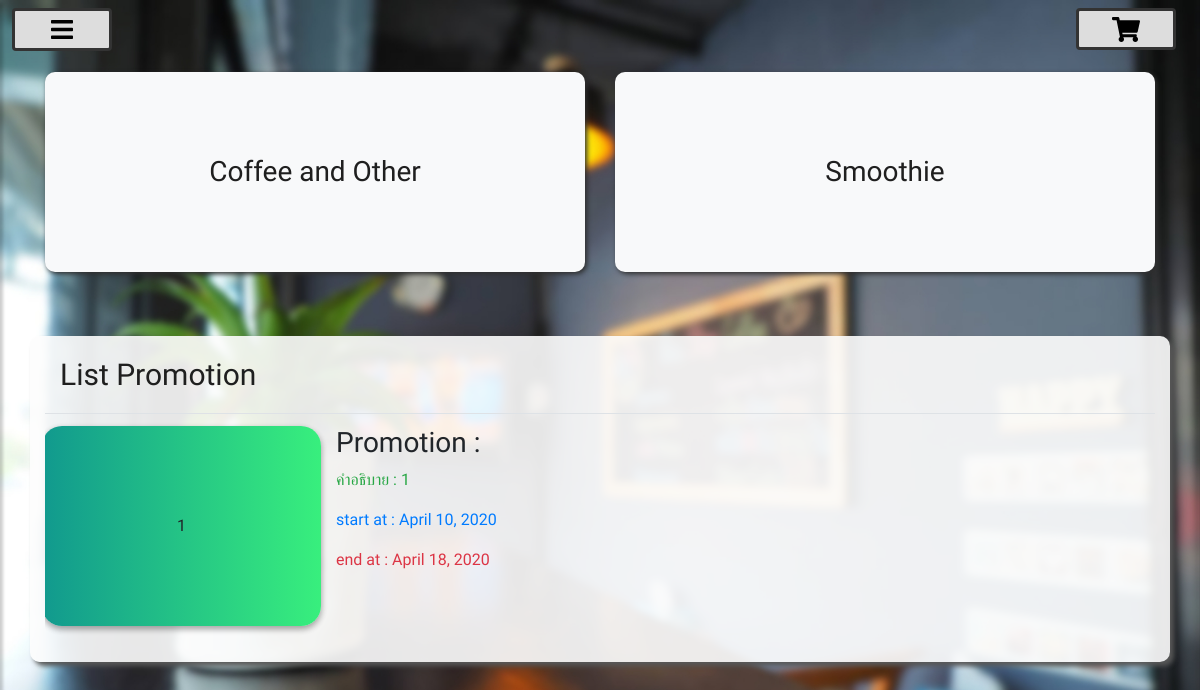
The page / (signed in) on the database as committed earlier.
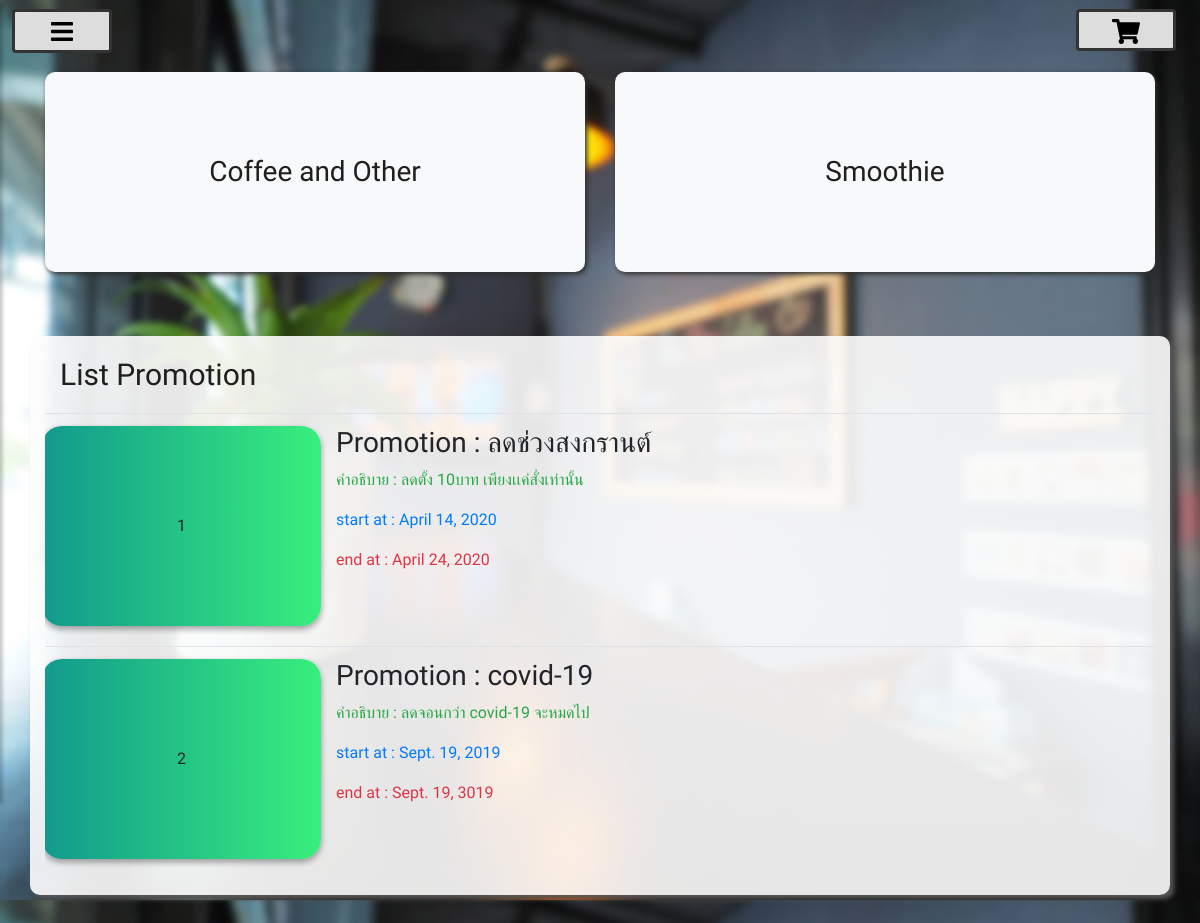
The same page on the database as committed later.
### product/models.py (models this page shows)
class Promotion(models.Model):
    name = models.CharField(max_length=255, default="")
    s_date = models.DateField()
    e_date = models.DateField()
    promo_desc = models.TextField()
    discount = models.IntegerField(default=0)
    promo_status = models.BooleanField(default=True)

### product/views.py (the view)
# urls.py: path('', views.index, name='index'),
@login_required
def index(request):
    promo = Promotion.objects.all()
    drink_infos = Drink_info.objects.exclude(id=1)
    options = Option.objects.all()
    fruits = Fruit.objects.all()
    context = {
        'drink_infos' : drink_infos,
        'options' : options,
        'fruits' : fruits,
        'Promotion' : promo,
    }
    return render(request, 'product/index.html', context=context)

### product/templates/product/index.html (shortened to what this page needs)
{% extends "base.html" %} {% load static %} {% block content %}
<div class="row">
    <div class="col-lg-6 col-12 cad" style="margin-top: 6vh;">
        <a data-toggle="modal" data-target=".bd-example-modal-xl-coffee">
            <div class="bg-light cardselect">
                    <h3 style="margin-top: 3vh; line-height: 200px;">Coffee and Other</h3>
            </div>
        </a>
    </div>
    <div class="col-lg-6 col-12 beuti cad">
        <a data-toggle="modal" data-target=".bd-example-modal-xl-smoothie">
            <div class="bg-light cardselect">
                    <h3 style="margin-top: 3vh; line-height: 200px;">Smoothie</h3>
            </div>
        </a>
    </div>
    <div class="col-12 list_r">
        <label class="titlelist col-lg-8" style="margin-top: 2vh;">List Promotion</label>
        <div class="alltable">
            <div class="listbody">
                <table class="table tablebo tablepro">
                    {% for di in Promotion%}
                    <tr><td><div class="row ">
                        <div class="titlepromo col-3">{{ forloop.counter }}</div>
                                <div class="col-8">
                                    <h3>Promotion : {{di.name}}</h3>
                                    <p class="text-success">คำอธิบาย : {{di.promo_desc}}</p>
                                    <p class="text-primary">start at : {{di.s_date}}</p>
                                    <p class="text-danger">end at : {{di.e_date}}</p>
                                </div>
                        </div>
                        </td>
                    </tr>
                    {% endfor %}
                </table>
            </div>
        </div>
    </div>
</div>
<div class="col-xl-3 col-md-8 col-12 order" id="order">
    <button class="btn btnsideorder" onclick='openorder();'>
        <img style="height: 25px;" src="{% static 'shopping-cart-solid.svg' %}">
    </button>
</div>
</div>
{% endblock content %}

Rows that differ between the two databases and show on the page:
removed Promotion: promo_desc "1", s_date "April 10, 2020", e_date "April 18, 2020"
added Promotion: name "ลดช่วงสงกรานต์", promo_desc "ลดตั้ง 10บาท เพียงเเค่สั่งเท่านั้น", s_date "April 14, 2020", e_date "April 24, 2020"
added Promotion: name "covid-19", promo_desc "ลดจอนกว่า covid-19 จะหมดไป", s_date "Sept. 19, 2019", e_date "Sept. 19, 3019"
